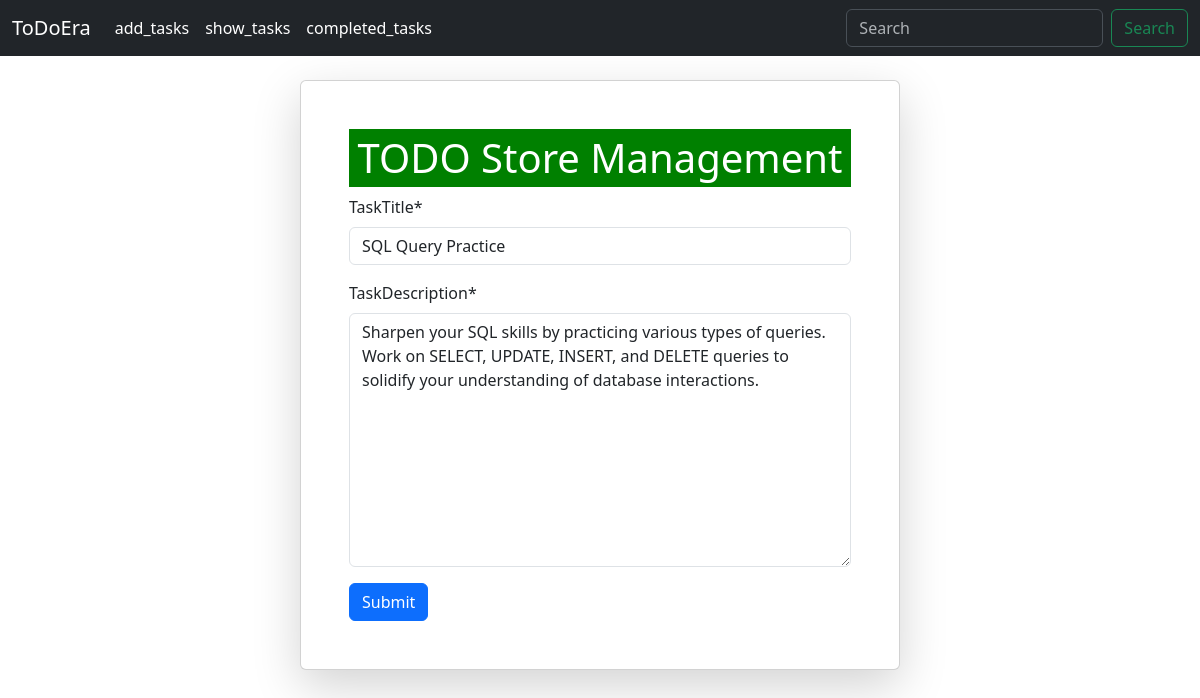
Screenshot of /edit_task/14/ with the database file from the repository.
### List/models.py (models this page shows, shortened)
class TaskModel(models.Model):
    taskTitle = models.CharField(max_length=100)
    taskDescription = models.TextField(max_length=1000)
    is_completed = models.BooleanField(default=False)

### List/views.py (the view)
# urls.py: path('edit_task/<int:id>/', edit_task, name='edit_task'),
def edit_task(request, id):
    task = TaskModel.objects.get(pk=id)
    form = ToDoForm(instance=task)
    if request.method == 'POST':
        form = ToDoForm(request.POST, instance=task)
        if form.is_valid():
            form.save()
            return redirect('show_tasks')
    return render(request, 'add_tasks.html', {'form': form})

### List/forms.py
class ToDoForm(forms.ModelForm):
    class Meta:
        model = TaskModel
        fields = ['taskTitle', 'taskDescription']

### List/templates/add_tasks.html (shortened to what this page needs)
{% extends "home.html" %}
{% load crispy_forms_tags %}
{% block content %}
<br/>
<div style="width: 50%; margin: auto;" class="card p-5 shadow-lg">
    <h1 style="text-align: center; background-color: green; color: white; padding: 5px;">
        TODO Store Management
    </h1>
    <form style="height: 50%;" method="POST">
        {{ form|crispy }}
        <button class="btn btn-primary" type="submit">Submit</button>
    </form>
</div>
{% endblock %}

### rows the page displays
TaskModel: taskTitle "SQL Query Practice", taskDescription "Sharpen your SQL skills by practicing various types of queries. Work on SELECT, UPDATE, INSERT, and DELETE queries to solidify your understanding of database interactions."
